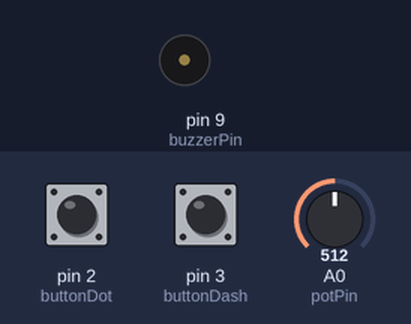
The sketch below on a simulated Arduino Uno, built with avr-gcc and run on an emulated ATmega328P. Parts: buzzer (waves = sounding). The test bench sets the inputs (shaded band); at power-on: pin 2 (buttonDot) HIGH, pin 3 (buttonDash) HIGH, A0 (potPin) = 512.

Above: at 1.2 s.
1.3 s: pin 2 (buttonDot) pulled LOW for 1 s
At 1.7 s:
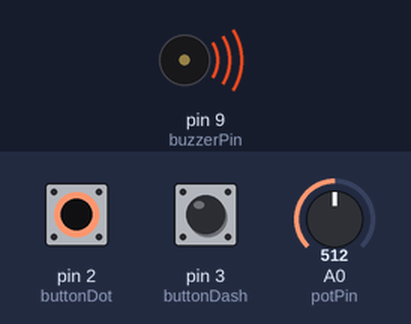
3.8 s: pin 2 (buttonDot) pulled LOW for 3.2 s
At 8.0 s:
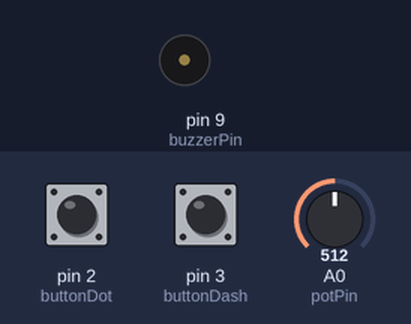
8.5 s: pin 3 (buttonDash) pulled LOW for 0.15 s
At 9.1 s:
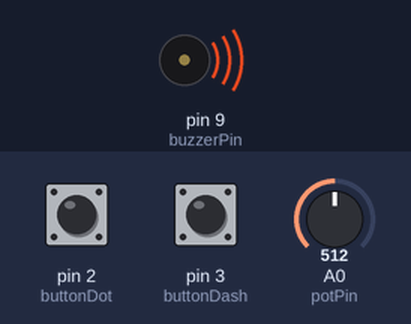
Timing chart, 0 to 11.7 s (numbered marks = the images above; inputs shaded):
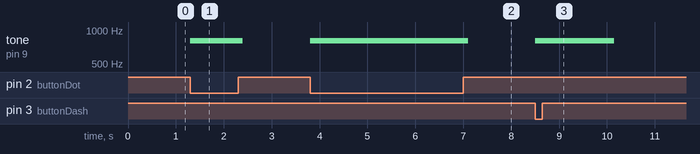

Measured:
- after the input at 1.3 s, tone on pin 9 (buzzerPin): silent → 800 Hz at once, → silent 1.1 s later
- after the input at 3.8 s, tone on pin 9 (buzzerPin): silent → 800 Hz at once, → silent 3.3 s later
- after the input at 8.5 s, tone on pin 9 (buzzerPin): silent → 800 Hz at once, → silent 1.7 s later

The sketch:

Arduino_Code-V_1.2.ino
```cpp
// Define pin connections
const int buzzerPin = 9;      // The pin connected to the buzzer
const int buttonDot = 2;      // The pin for the dot button
const int buttonDash = 3;     // The pin for the dash button
const int powerLed = 8;     // The pin for power led
const int potPin = A0;        // The pin connected to the potentiometer (analog input)

// Define default Morse code timing
int dotDuration = 52;  // Duration of a dot in milliseconds (200 ms recomanded)
int dashDuration = 156; // Duration of a dash in milliseconds (600 ms recomanded)
const int gapDuration = 150;  // Short gap between signals

// Define buzzer frequencies

const int DotHz = 800;  // Frequency for dot sound
const int DashHz = 800; // Frequency for dash sound

// Timing variables
bool buzzerActive = false;       // Tracks if the buzzer is currently active
unsigned long buzzerStartTime = 0; // Stores start time for buzzer
int currentDuration = 0;         // Stores duration of the current sound

void setup() {
    digitalWrite(powerLed, HIGH);
    pinMode(buzzerPin, OUTPUT);
    pinMode(buttonDot, INPUT_PULLUP);
    pinMode(buttonDash, INPUT_PULLUP);
    Serial.begin(9600); // Initialize serial communication for debugging
}

void loop() {
    unsigned long currentTime = millis(); // Get the current time

    // Read the potentiometer value (0 to 1023) and map it to a desired range for speed
    int potValue = analogRead(potPin);  // Read potentiometer value (0 to 1023)
    int speedFactor = map(potValue, 0, 1023, 100, 1000); // Map the potentiometer to a suitable range for speed

    // Adjust dot and dash duration based on the potentiometer value
    dotDuration = speedFactor;  // Update dot duration
    dashDuration = speedFactor * 3;  // Update dash duration (generally dash is longer than dot)

    // Debugging output to check the mapped values
    // Serial.print("Potentiometer value: ");
    // Serial.print(potValue);
    // Serial.print(" | Speed Factor: ");
    // Serial.println(speedFactor);

    // Check if dot button is pressed and buzzer is not already active
    if (digitalRead(buttonDot) == LOW && !buzzerActive) {
        startDot(currentTime);
    }

    // Check if dash button is pressed and buzzer is not already active
    if (digitalRead(buttonDash) == LOW && !buzzerActive) {
        startDash(currentTime);
    }

    // Turn off buzzer after the duration has elapsed
    if (buzzerActive && currentTime - buzzerStartTime >= currentDuration) {
        stopBuzzer();
    }
}

// Function to start a dot signal
void startDot(unsigned long currentTime) {
    buzzerActive = true;
    buzzerStartTime = currentTime;
    currentDuration = dotDuration;
    tone(buzzerPin, DotHz);
}

// Function to start a dash signal
void startDash(unsigned long currentTime) {
    buzzerActive = true;
    buzzerStartTime = currentTime;
    currentDuration = dashDuration;
    tone(buzzerPin, DashHz);
}

// Function to stop the buzzer after signal duration ends
void stopBuzzer() {
    noTone(buzzerPin);
    buzzerActive = false;
}
```
